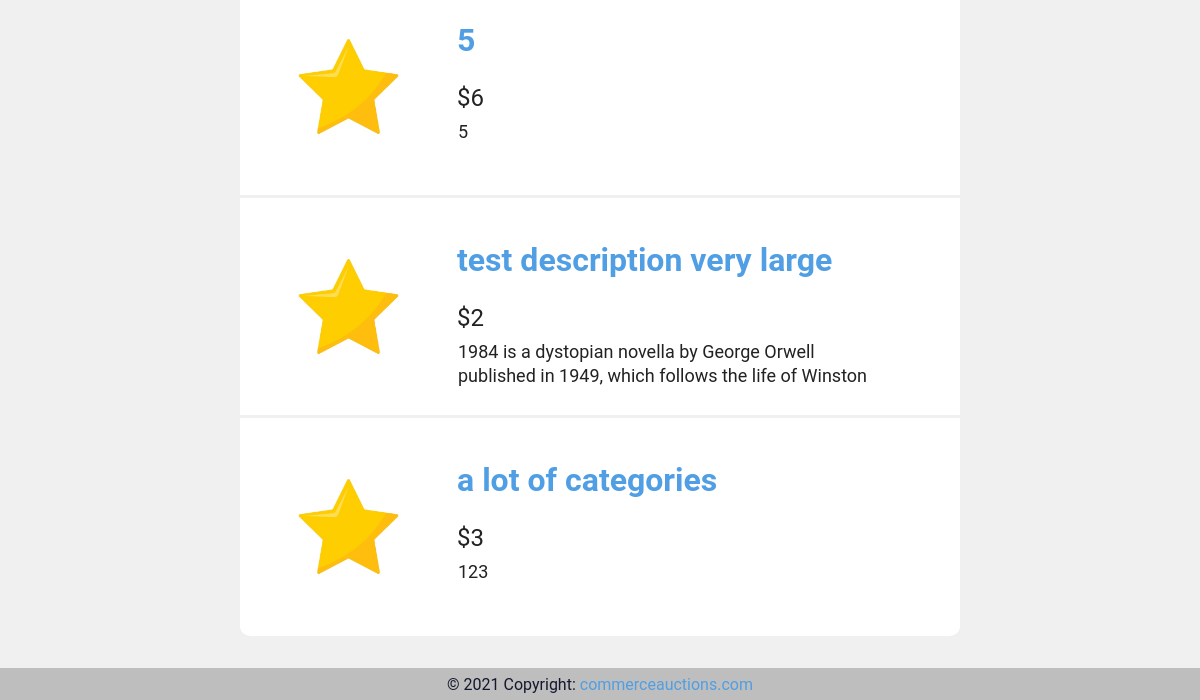
The page /category/7/ (lower part) on the database as committed earlier.
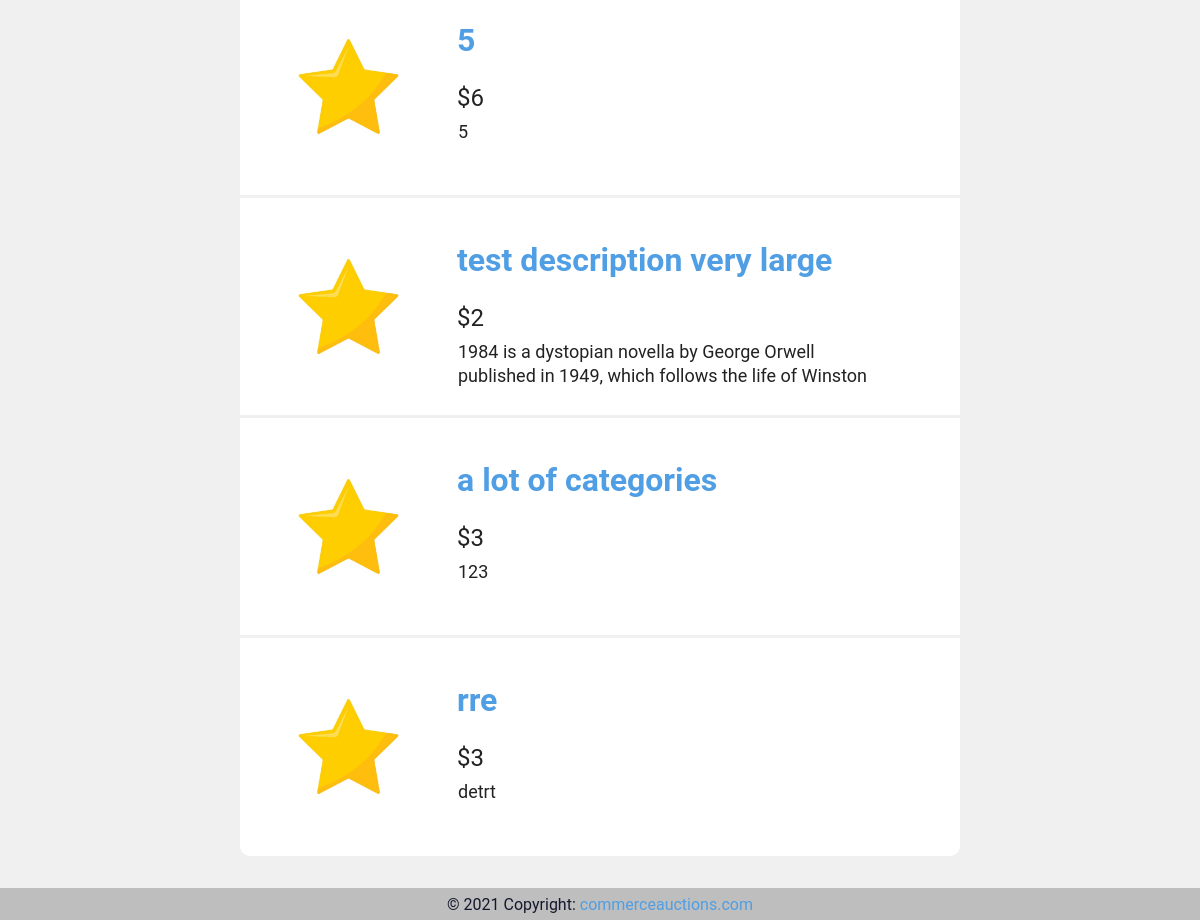
The same page on the database as committed later.
### auctions/models.py (models this page shows, shortened)
class AuctionListings(models.Model):
    name = models.CharField(max_length=64)
    initial_price = models.IntegerField()
    auction_category = models.ManyToManyField(Category, blank=True, related_name="categories")
    description = models.CharField(max_length=150, default="")
    image = models.ImageField(null=True, blank=True, upload_to='images/')
    auction_active = models.IntegerField(default=1)
    id_user = models.ForeignKey(User,  on_delete=models.CASCADE, related_name = "user_creator")
    """def auction_categories(self):
        return ', '.join([a.category_name for a in self.auction_category.all()])
    #auction_categories.short_description = "category name"
    """

### auctions/views.py (the view)
# urls.py: path("category/<str:id_category>/", views.category, name="category"),
def category(request, id_category):
    category = Category.objects.get(id=id_category)
    auction_listing_category = AuctionListings.objects.filter(auction_category__id=id_category)
    len_auctions = len(auction_listing_category)
    if len_auctions > 0:
        last_auction = auction_listing_category[len_auctions-1].id
    else:
        last_auction = 0
    for auction in auction_listing_category:
        try:
            all_bids = Bids.objects.get(id_auction=auction.id)
            auction.initial_price = all_bids.price
        except:
            pass
    return render(request, "auctions/category.html", {
        "category" : category,
        "auction_listing_category" : auction_listing_category,
        "last_auction_id" : last_auction,
    })

### auctions/templates/auctions/category.html (shortened to what this page needs)
{% extends "auctions/layout.html" %}
{% block body %}
    <div class="main" id="category">
        {% if auction_listing_category %}
            {% for auction_category in auction_listing_category %}
                <div class="listing_auction" >
                    <div id="auction_image">
                        <a href="{% url 'auctions_app:listing_page' auction_category.id %}">
                            <img src="/media/{{ auction_category.image }}" >
                        </a>
                    </div>
                    <div id="order-column">
                        <div id="auction_name">
                            <a href="{% url 'auctions_app:listing_page' auction_category.id %}">
                                    {{ auction_category.name }}
                            </a>
                        </div>
                        <div id="auction_listing_data">
                            <div id="auction_price">
                                    {% if auction_category.auction_active %}
                                        ${{ auction_category.initial_price }}
                                    {% else %}
                                        Sold for ${{ auction_category.initial_price }}
                                    {% endif %}
                            </div>
                            <div id="auction_description">
                                <div id="auction_description_block">
                                    <p>{{ auction_category.description }}</p>
                                </div>
                            </div>
                        </div>
                    </div>
                </div>
                {% if last_auction_id != auction_category.id %}
                    <div class="borders"></div>
                {% endif %}
            {% endfor %}
        {%else %}
        <div class="listing_auction" >
            <div id="auction_name">
                There is no auction in this category.
            </div>
        </div>
        {% endif %}
    </div>
{% endblock %}

Rows that differ between the two databases and show on the page:
added AuctionListings: image (picture), name "rre", initial_price "3", description "detrt"
